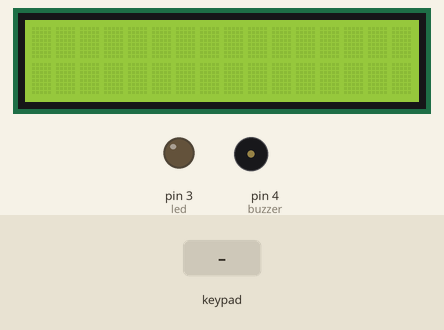
This sketch was run on a simulated Arduino Mega 2560, built with avr-gcc and run on an emulated ATmega2560. Parts: 16×2 character LCD, output pins drawn as LEDs (lit = HIGH), buzzer (waves = sounding, pin HIGH). Dashed ring = blinking. The test bench sets the inputs (shaded band). What the sketch prints to the serial monitor is not drawn.

Above: at 1.2 s.
1.3 s: keypad keys 3 8 3 9 4 0 4 1 # pressed 0.4 s apart
At 4.73 s:
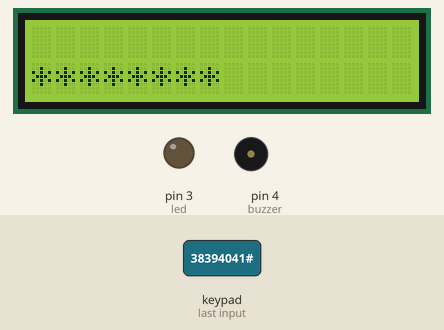
6.4 s: key 'A' pressed
At 7.4 s:
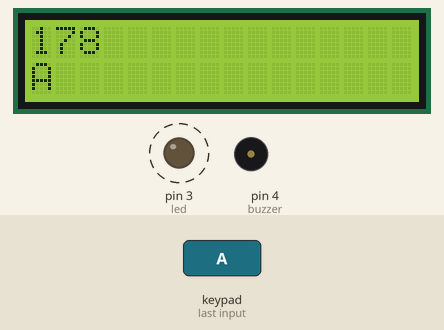
9.4 s: key 'B' pressed
At 10.7 s:
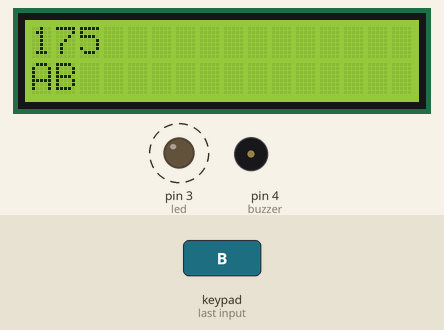
11.5 s: keypad keys 3 8 3 9 4 0 4 1 D pressed 0.4 s apart
At 15.7 s:
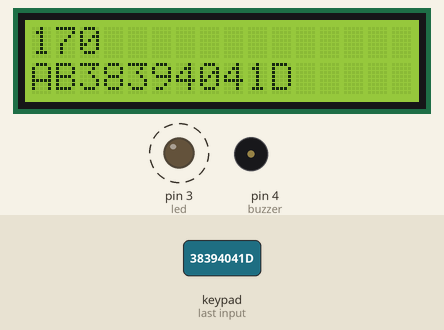
16.6 s: key 'C' pressed
At 17.4 s:
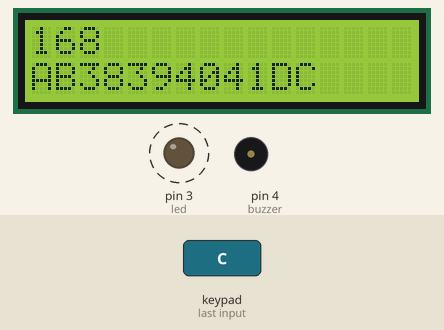
18.5 s: keypad keys 4 2 4 3 4 4 4 5 # pressed 0.4 s apart
At 22.1 s:
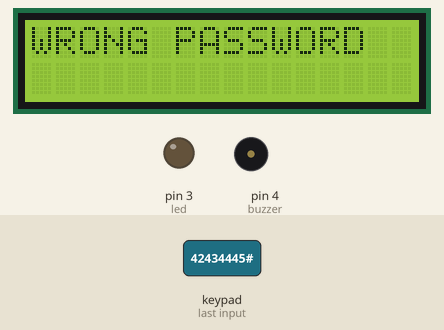
Timing chart, 0 to 24.6 s (numbered marks = the images above; inputs shaded):
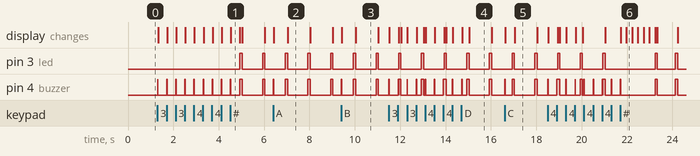

The sketch:

sketch_oct20a.ino
```cpp
#include <LiquidCrystal.h>
#include <Keypad.h>

int timer = 180; // seconds

int currentTimer;
unsigned long previousMillis = 0;
String password = "";
String guessedPassword = "";
boolean bombIsActive = false;
boolean bombExploded = false;
unsigned long bombActivatedMillis = 0;
int interval = 1000; // miliseconds

// buzzer pin
int buzzer = 4;

// led pin
int led = 3;

// display pins
const int rs = 7, en = 8, d4 = 9, d5 = 10, d6 = 11, d7 = 12;

LiquidCrystal lcd(rs, en, d4, d5, d6, d7);

// keypad config
const byte ROWS = 4;
const byte COLS = 4;

char hexaKeys[ROWS][COLS] = {
  {'1', '2', '3', 'A'},
  {'4', '5', '6', 'B'},
  {'7', '8', '9', 'C'},
  {'*', '0', '#', 'D'}
};


// keypad pins
byte rowPins[ROWS] = {38, 39, 40, 41};
byte colPins[COLS] = {42, 43, 44, 45};

// creating keypad
Keypad customKeypad = Keypad(makeKeymap(hexaKeys), rowPins, colPins, ROWS, COLS);


void setup() {
  Serial.begin(9600);
  lcd.begin(16, 2);
  pinMode(buzzer, OUTPUT);
  pinMode(led, OUTPUT);

}


void loop() {

  char customKey = customKeypad.getKey();
  unsigned long currentMillis = millis();

    if (!bombExploded) {
      if (bombIsActive and (currentMillis - previousMillis >= interval)) {
        currentTimer = timer - (millis() / interval) + (bombActivatedMillis / interval);
        previousMillis = currentMillis;
        digitalWrite(led, HIGH);
        digitalWrite(buzzer, HIGH);
        delay(100);
        digitalWrite(led, LOW);
        digitalWrite(buzzer, LOW);
        lcd.clear();
        lcd.setCursor(0, 0);
        lcd.print(currentTimer);
        lcd.setCursor(0, 1);
        lcd.print(guessedPassword);
        if (currentTimer <= 0) {
          lcd.clear();
          lcd.setCursor(0, 0);
          lcd.print("BOOM");
          digitalWrite(buzzer, HIGH);
          digitalWrite(led, HIGH);
          delay(5000);
          digitalWrite(buzzer, LOW);
          digitalWrite(led, LOW);
          bombExploded = true;
        }
      }

    if (customKey) {
      digitalWrite(buzzer, HIGH);
      delay(20);
      digitalWrite(buzzer, LOW);
      if (bombIsActive) {
        if (customKey == '#') {
          if (guessedPassword != password) {
            guessedPassword = "";
            lcd.clear();
            for (int i = 0; i < 3; i++) {
              delay(250);
              lcd.setCursor(0, 0);
              lcd.print("WRONG PASSWORD");
              delay(250);
              lcd.clear();
            }
            if (interval >= 300) {
              interval = interval - 100;
            }
          }
          else {
            bombIsActive = false;
            lcd.clear();
            lcd.setCursor(0, 0);
            lcd.print("DEFUSED");
          }
        }
        else if (customKey == '*') {
          guessedPassword = "";
          lcd.clear();
          lcd.setCursor(0, 0);
          lcd.print(currentTimer);
        }
        else {
          Serial.println(customKey);
          guessedPassword = guessedPassword + customKey;
          lcd.setCursor(0, 1);
          lcd.print(guessedPassword);

        }
      }
      else {
        if (customKey == '#') {
          bombIsActive = true;
          bombActivatedMillis = millis();
          lcd.clear();
          lcd.setCursor(0, 1);
          for (int i = 0; i < password.length(); i++) {
            lcd.print('*');
      }
          delay(400);
          lcd.clear();
        }
        else if (customKey == '*') {
          password = "";
          lcd.clear();
        }
        else if (!bombIsActive) {
          lcd.clear();
          if (password.length() >= 15){
            lcd.setCursor(0, 0);
            lcd.print("MAX LENGTH");
          }
          password = password + customKey;
          lcd.setCursor(0, 1);
          lcd.print(password);
        }
      }
    Serial.println(password);
    Serial.println(bombIsActive);

    }
  }
} 
```

Measured:
- after the input at 1.3 s, pin 3 (led): alternates HIGH for 0.10 s and LOW for 0.90 s, starting after 3.6 s; pin 4 (buzzer): goes 9 × (HIGH 0.02 s, LOW 0.39 s), HIGH 0.10 s, LOW 0.90 s, HIGH 0.10 s, then LOW, starting at once; the display: first changes at once (image 1 shows a later state)
- after the input at 6.4 s, the display: first changes at once (image 2 shows a later state)
- after the input at 9.4 s, the display: first changes at once (image 3 shows a later state)
- after the input at 16.6 s, the display: first changes at once (image 5 shows a later state)
- what the display in image 1 shows lasts 0.4 s, from 4.5 s to 4.9 s
- what the display in image 2 shows lasts 1.0 s, from 7.0 s to 8.0 s
